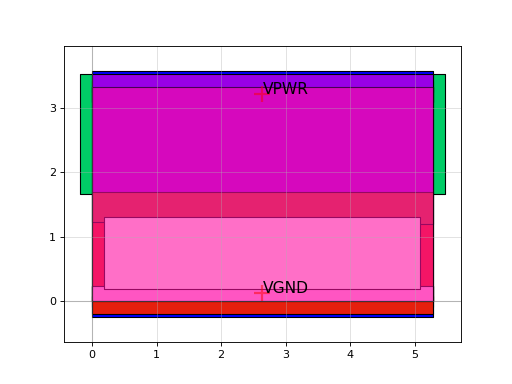

Python code for this plot:
import sky130

c = sky130.components.sky130_fd_sc_hs__einvn_4()
c.plot()
